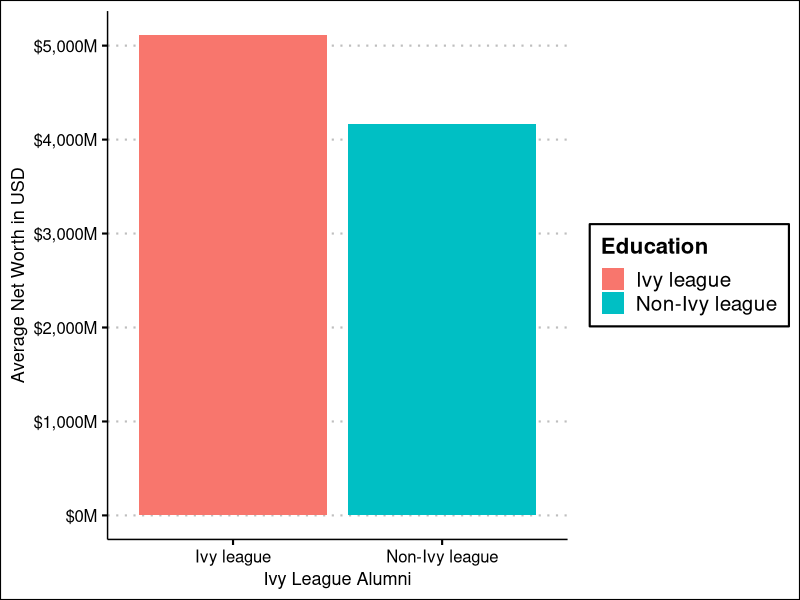
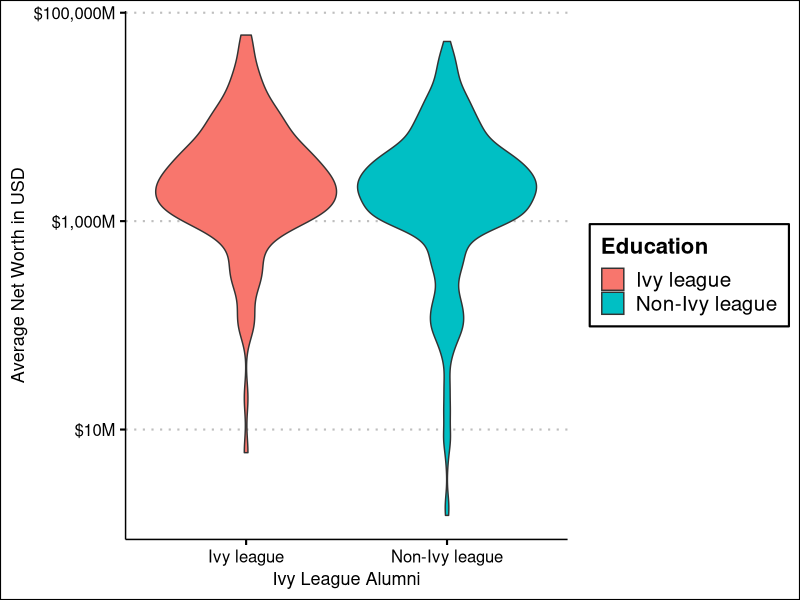
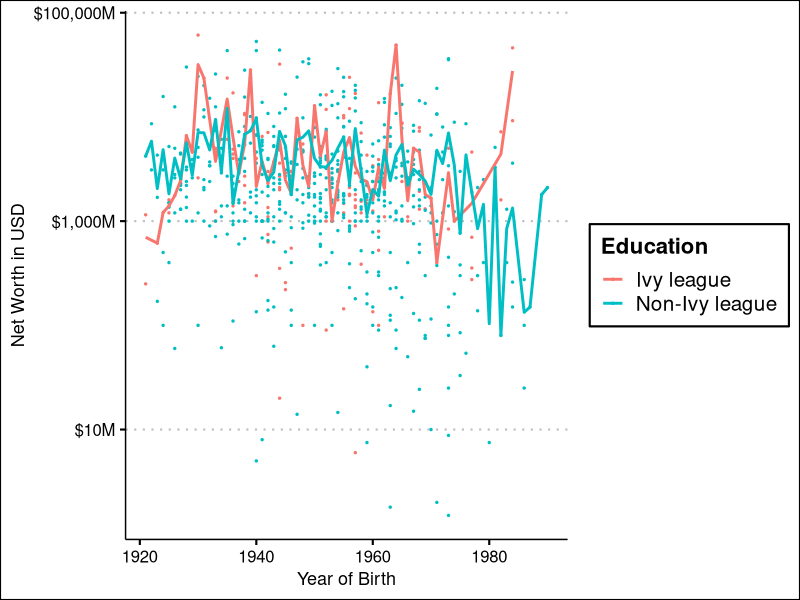
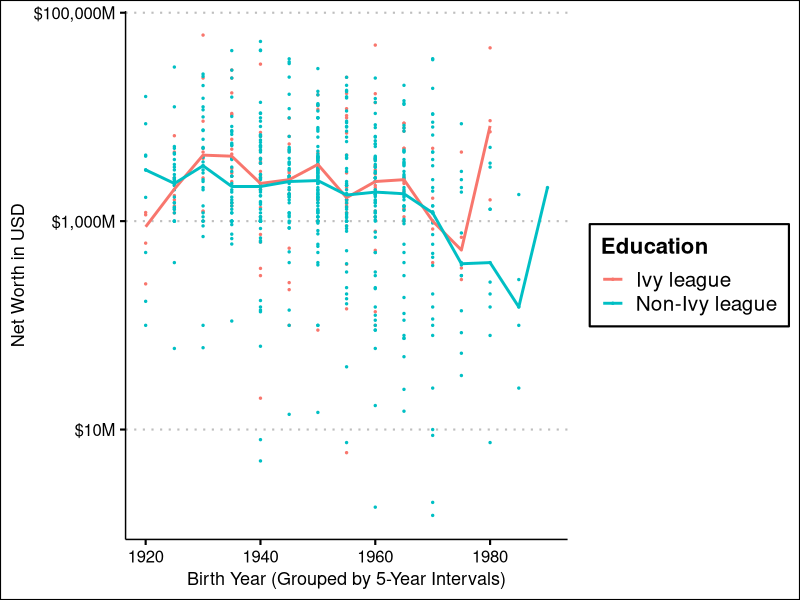
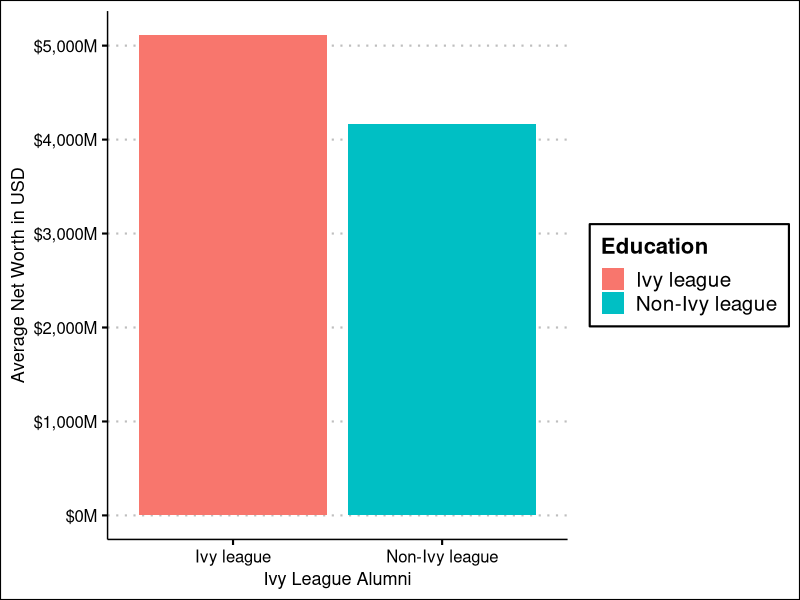
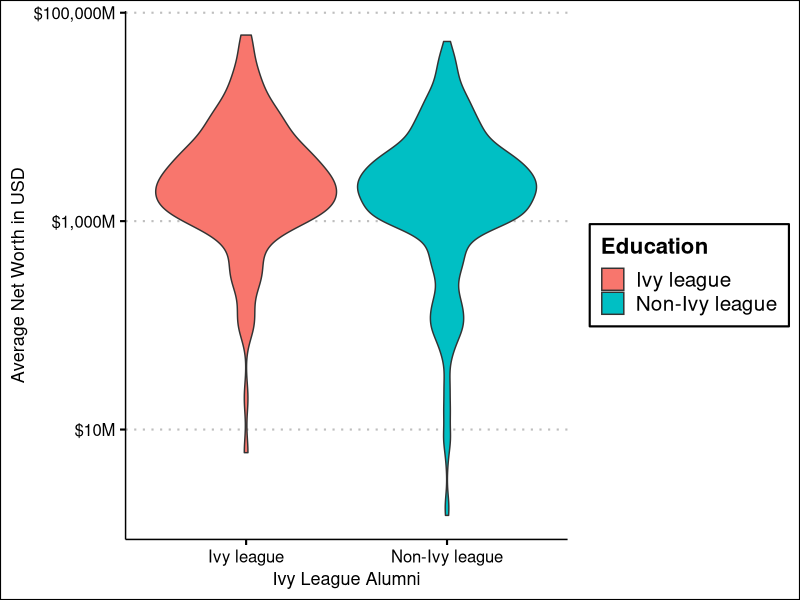
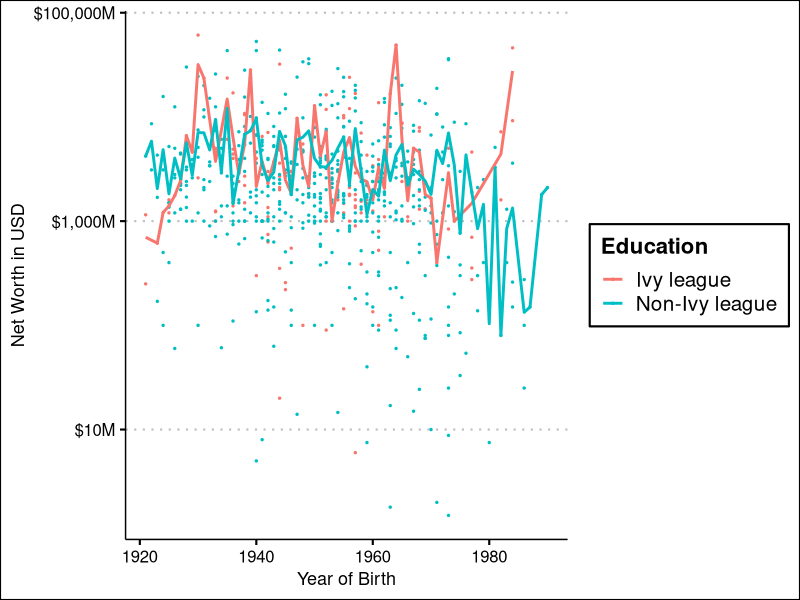
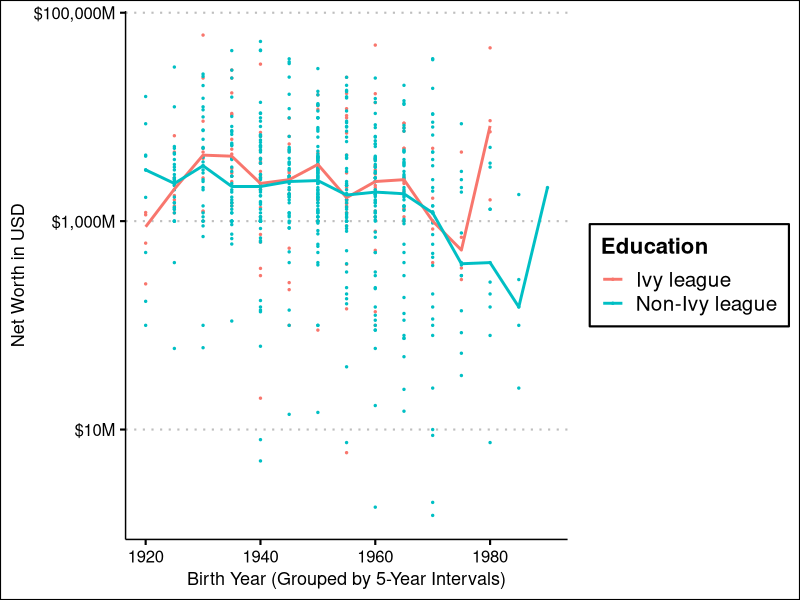

These figures' R source, in order:
#Script for plotting first results 

library(tidyverse)
library(scales)
library("ggthemes")

datafile <- read_csv('results.csv')

##BAR 1: Difference in Net Worth WITHIN Ivy League Alumni############
## Note: not included in report, was the first plot we did#

datafile <- read_csv('results.csv')
#Simply grouping by the Ivy (almaMater), then averaging net worth per Ivy 
data_gr_per_ivy<- datafile|>
  group_by(almaMater)|>
  summarise(avg_networth = mean(networth))
print(data_gr_per_ivy)


barplot1 <- ggplot(data= data_gr_per_ivy)+aes(x=almaMater,y=(avg_networth/1000000))+
  geom_col()+
  xlab(NULL)+
  scale_y_continuous(labels = scales::dollar_format(prefix="$", suffix = "M"))+
  labs(
    color= 'Ivy League School',
    title='Average Net Worth of Ivy League Alumni on Wikipedia',
    y= "Average Net Worth in USD"
  )
#print(barplot1)
#ggsave('barplot1.png')


##BAR 2: Difference in the average net worth of Ivy and Non-Ivy Students #########

datacombined <- read_csv('not_rich_with_birth_year_after_1920.csv') 
sum(datacombined$ivy_league, na.rm = TRUE)/nrow(datacombined)*100

#This dataframe has "true/false" established for each person, 
#filtering if they have an Ivy League within their academic history in Wiki
data_divided<- datacombined |> 
  mutate(
    networth = as.numeric(networth),
    #Transforming the true/false to what it stands for
    ivy_league = ifelse(ivy_league, "Ivy league", "Non-Ivy league")
  )|>
  group_by(ivy_league)

data_divided_mean<- data_divided |> 
  #Getting the networth average per section of alumni, excluding N/A entries
  summarise(networth=mean(networth,na.rm=TRUE))
print(data_divided)

barplot2 <- ggplot(data= data_divided_mean)+
  aes(x= ivy_league, y=(networth/1000000), fill= ivy_league)+
  geom_col()+
  scale_y_continuous(labels = scales::dollar_format(prefix="$", suffix = "M"))+
  labs(
    x= "Ivy League Alumni",
    y= "Average Net Worth in USD",
    fill = 'Education'
  )+
  theme_clean(base_size = 16)
    
print(barplot2)
ggsave('barplot.pdf')

violinplot <- ggplot(data= data_divided)+
  aes(x= ivy_league, y=(networth/1000000), fill= ivy_league)+
  geom_violin()+
  labs(
    x= "Ivy League Alumni",
    y= "Average Net Worth in USD",
    fill = 'Education'
  )+
  scale_y_log10(labels = scales::dollar_format(prefix="$", suffix = "M"))+
  theme_clean(base_size = 16)

print(violinplot)
ggsave('violin.pdf')
  

#### BAR 3: net worth in y, each person by birth year in x

datawithyears <- read_csv('not_rich_with_birth_year_after_1920.csv')|>
  mutate(
    networth = as.numeric(networth),
    birthYear= as.numeric(birthYear),
    ivy_league = ifelse(ivy_league, "Ivy league", "Non-Ivy league"))

averages <- datawithyears|>
  
  group_by(birthYear, ivy_league)|>
  summarise(avg_networth = mean(networth,na.rm= TRUE))|>
  ungroup()

barplot3 <- ggplot(data= datawithyears)+
  aes(x=birthYear, y=(networth/1000000), color=ivy_league)+
  geom_point(size = 0.5)+
  geom_line(data = averages, aes(x= birthYear, y= avg_networth/1000000, color= ivy_league), size=1)+
  scale_y_log10(labels = scales::dollar_format(prefix="$", suffix = "M"))+
  labs(
    x= "Year of Birth",
    y= "Net Worth in USD", 
    color = 'Education'
  )+
  theme_clean(base_size =16 )

print(barplot3)
ggsave('scatterlineplot.pdf')


#####OVER 5 YEARS MEDIAN
datawith5years <- read_csv('not_rich_with_birth_year_after_1920.csv') |>
  mutate(
    networth = as.numeric(networth),  
    birthYear = as.numeric(birthYear),  
    ivy_league = ifelse(ivy_league, "Ivy league", "Non-Ivy league")  
  )

datawith5years <- datawith5years |>
  mutate(
    birthYearGroup = (birthYear %/% 5) * 5)


median_5yr <- datawith5years |>
  group_by(birthYearGroup, ivy_league) |>
  summarise(avg_networth = median(networth, na.rm = TRUE)) |>
  ungroup()
print(median_5yr)

scatterplot5yrinterval <- ggplot(data = datawith5years) +
  aes(x = birthYearGroup, y = networth/1000000, color = ivy_league) +
  geom_point(size = 0.5) + 
  geom_line(data = median_5yr, aes(x = birthYearGroup, y = avg_networth/1000000, color = ivy_league), size = 1) +  # Line for median values
  scale_y_log10(labels = scales::dollar_format(prefix="$", suffix = "M")) +  
  labs(
    x = "Birth Year (Grouped by 5-Year Intervals)",
    y = "Net Worth in USD",
    color = "Education"
  ) +
  theme_clean(base_size = 16)  

print(scatterplot5yrinterval)

ggsave('scatterplot5yrinterval.pdf')
